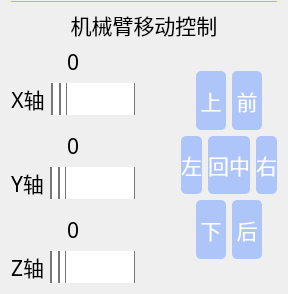
           <widget class="QWidget" name="ctl_widget" native="true">
            <layout class="QVBoxLayout" name="verticalLayout_10" stretch="0,0,0">
             <property name="topMargin">
              <number>0</number>
             </property>
             <item>
              <widget class="Line" name="line">
               <property name="sizePolicy">
                <sizepolicy hsizetype="Preferred" vsizetype="Fixed">
                 <horstretch>0</horstretch>
                 <verstretch>3</verstretch>
                </sizepolicy>
               </property>
               <property name="styleSheet">
                <string notr="true">color: rgb(170, 170, 255);</string>
               </property>
               <property name="frameShadow">
                <enum>QFrame::Plain</enum>
               </property>
               <property name="lineWidth">
                <number>1</number>
               </property>
               <property name="orientation">
                <enum>Qt::Horizontal</enum>
               </property>
              </widget>
             </item>
             <item>
              <widget class="QLabel" name="move_label_name">
               <property name="sizePolicy">
                <sizepolicy hsizetype="Preferred" vsizetype="Preferred">
                 <horstretch>0</horstretch>
                 <verstretch>0</verstretch>
                </sizepolicy>
               </property>
               <property name="font">
                <font>
                 <family>黑体</family>
                 <pointsize>16</pointsize>
                </font>
               </property>
               <property name="text">
                <string>机械臂移动控制</string>
               </property>
               <property name="alignment">
                <set>Qt::AlignCenter</set>
               </property>
              </widget>
             </item>
             <item>
              <layout class="QHBoxLayout" name="horizontalLayout_14" stretch="6,0,4">
               <item>
                <layout class="QVBoxLayout" name="move_layout_1" stretch="0,0,0,0,0">
                 <item>
                  <layout class="QVBoxLayout" name="move_x_layout" stretch="0,6">
                   <item>
                    <widget class="QLabel" name="move_x_val">
                     <property name="sizePolicy">
                      <sizepolicy hsizetype="Preferred" vsizetype="Preferred">
                       <horstretch>0</horstretch>
                       <verstretch>0</verstretch>
                      </sizepolicy>
                     </property>
                     <property name="font">
                      <font>
                       <family>黑体</family>
                       <pointsize>16</pointsize>
                      </font>
                     </property>
                     <property name="text">
                      <string>0</string>
                     </property>
                     <property name="alignment">
                      <set>Qt::AlignCenter</set>
                     </property>
                    </widget>
                   </item>
                   <item>
                    <layout class="QHBoxLayout" name="horizontalLayout_37" stretch="0,6">
                     <item>
                      <widget class="QLabel" name="move_x">
                       <property name="sizePolicy">
                        <sizepolicy hsizetype="Preferred" vsizetype="Preferred">
                         <horstretch>0</horstretch>
                         <verstretch>0</verstretch>
                        </sizepolicy>
                       </property>
                       <property name="font">
                        <font>
                         <family>黑体</family>
                         <pointsize>16</pointsize>
                        </font>
                       </property>
                       <property name="text">
                        <string>X轴</string>
                       </property>
                       <property name="alignment">
                        <set>Qt::AlignCenter</set>
                       </property>
                      </widget>
                     </item>
                     <item>
                      <widget class="QSlider" name="move_x_slider">
                       <property name="sizePolicy">
                        <sizepolicy hsizetype="Preferred" vsizetype="Preferred">
                         <horstretch>0</horstretch>
                         <verstretch>0</verstretch>
                        </sizepolicy>
                       </property>
                       <property name="styleSheet">
                        <string notr="true">QSlider::groove:horizontal {
border: 1px solid #bbb;
background: white;
height: 45px;
border-radius: 4px;
}
QSlider::sub-page:horizontal {
background: qlineargradient(x1: 0, y1: 0, x2: 0, y2: 1,
stop: 0 #66e, stop: 1 #bbf);
background: qlineargradient(x1: 0, y1: 0.2, x2: 1, y2: 1,
stop: 0 #bbf, stop: 1 #55f);
border: 1px solid #777;
height: 20px;
border-radius: 4px;
}
QSlider::add-page:horizontal {
background: #fff;
border: 1px solid #777;
height: 20px;
border-radius: 4px;
}
QSlider::handle:horizontal {
background: qlineargradient(x1:0, y1:0, x2:1, y2:1,
stop:0 #eee, stop:1 #ccc);
border: 1px solid #777;
width: 13px;
margin-top: -2px;
margin-bottom: -2px;
border-radius: 4px;
}
QSlider::handle:horizontal:hover {
background: qlineargradient(x1:0, y1:0, x2:1, y2:1,
stop:0 #fff, stop:1 #ddd);
border: 1px solid #444;
border-radius: 4px;
}
QSlider::sub-page:horizontal:disabled {
background: #bbb;
border-color: #999;
}
QSlider::add-page:horizontal:disabled {
background: #eee;
border-color: #999;
}
QSlider::handle:horizontal:disabled {
background: #eee;
border: 1px solid #aaa;
border-radius: 4px;
}</string>
                       </property>
                       <property name="maximum">
                        <number>1000</number>
                       </property>
                       <property name="pageStep">
                        <number>1</number>
                       </property>
                       <property name="orientation">
                        <enum>Qt::Horizontal</enum>
                       </property>
                      </widget>
                     </item>
                    </layout>
                   </item>
                  </layout>
                 </item>
                 <item>
                  <spacer name="move_spacer_1">
                   <property name="orientation">
                    <enum>Qt::Vertical</enum>
                   </property>
                   <property name="sizeHint" stdset="0">
                    <size>
                     <width>20</width>
                     <height>10</height>
                    </size>
                   </property>
                  </spacer>
                 </item>
                 <item>
                  <layout class="QVBoxLayout" name="move_y_layout" stretch="0,3">
                   <item>
                    <widget class="QLabel" name="move_y_val">
                     <property name="sizePolicy">
                      <sizepolicy hsizetype="Preferred" vsizetype="Preferred">
                       <horstretch>0</horstretch>
                       <verstretch>0</verstretch>
                      </sizepolicy>
                     </property>
                     <property name="font">
                      <font>
                       <family>黑体</family>
                       <pointsize>16</pointsize>
                      </font>
                     </property>
                     <property name="text">
                      <string>0</string>
                     </property>
                     <property name="alignment">
                      <set>Qt::AlignCenter</set>
                     </property>
                    </widget>
                   </item>
                   <item>
                    <layout class="QHBoxLayout" name="horizontalLayout_39" stretch="0,6">
                     <item>
                      <widget class="QLabel" name="move_y">
                       <property name="sizePolicy">
                        <sizepolicy hsizetype="Preferred" vsizetype="Preferred">
                         <horstretch>0</horstretch>
                         <verstretch>0</verstretch>
                        </sizepolicy>
                       </property>
                       <property name="font">
                        <font>
                         <family>黑体</family>
                         <pointsize>16</pointsize>
                        </font>
                       </property>
                       <property name="text">
                        <string>Y轴</string>
                       </property>
                       <property name="alignment">
                        <set>Qt::AlignCenter</set>
                       </property>
                      </widget>
                     </item>
                     <item>
                      <widget class="QSlider" name="move_y_slider">
                       <property name="sizePolicy">
                        <sizepolicy hsizetype="Preferred" vsizetype="Preferred">
                         <horstretch>0</horstretch>
                         <verstretch>0</verstretch>
                        </sizepolicy>
                       </property>
                       <property name="styleSheet">
                        <string notr="true">QSlider::groove:horizontal {
border: 1px solid #bbb;
background: white;
height: 45px;
border-radius: 4px;
}
QSlider::sub-page:horizontal {
background: qlineargradient(x1: 0, y1: 0, x2: 0, y2: 1,
stop: 0 #66e, stop: 1 #bbf);
background: qlineargradient(x1: 0, y1: 0.2, x2: 1, y2: 1,
stop: 0 #bbf, stop: 1 #55f);
border: 1px solid #777;
height: 20px;
border-radius: 4px;
}
QSlider::add-page:horizontal {
background: #fff;
border: 1px solid #777;
height: 20px;
border-radius: 4px;
}
QSlider::handle:horizontal {
background: qlineargradient(x1:0, y1:0, x2:1, y2:1,
stop:0 #eee, stop:1 #ccc);
border: 1px solid #777;
width: 13px;
margin-top: -2px;
margin-bottom: -2px;
border-radius: 4px;
}
QSlider::handle:horizontal:hover {
background: qlineargradient(x1:0, y1:0, x2:1, y2:1,
stop:0 #fff, stop:1 #ddd);
border: 1px solid #444;
border-radius: 4px;
}
QSlider::sub-page:horizontal:disabled {
background: #bbb;
border-color: #999;
}
QSlider::add-page:horizontal:disabled {
background: #eee;
border-color: #999;
}
QSlider::handle:horizontal:disabled {
background: #eee;
border: 1px solid #aaa;
border-radius: 4px;
}</string>
                       </property>
                       <property name="maximum">
                        <number>1000</number>
                       </property>
                       <property name="pageStep">
                        <number>1</number>
                       </property>
                       <property name="orientation">
                        <enum>Qt::Horizontal</enum>
                       </property>
                      </widget>
                     </item>
                    </layout>
                   </item>
                  </layout>
                 </item>
                 <item>
                  <spacer name="move_spacer_2">
                   <property name="orientation">
                    <enum>Qt::Vertical</enum>
                   </property>
                   <property name="sizeHint" stdset="0">
                    <size>
                     <width>20</width>
                     <height>10</height>
                    </size>
                   </property>
                  </spacer>
                 </item>
                 <item>
                  <layout class="QVBoxLayout" name="move_z_layout" stretch="0,3">
                   <item>
                    <widget class="QLabel" name="move_z_val">
                     <property name="sizePolicy">
                      <sizepolicy hsizetype="Preferred" vsizetype="Preferred">
                       <horstretch>0</horstretch>
                       <verstretch>0</verstretch>
                      </sizepolicy>
                     </property>
                     <property name="font">
                      <font>
                       <family>黑体</family>
                       <pointsize>16</pointsize>
                      </font>
                     </property>
                     <property name="text">
                      <string>0</string>
                     </property>
                     <property name="alignment">
                      <set>Qt::AlignCenter</set>
                     </property>
                    </widget>
                   </item>
                   <item>
                    <layout class="QHBoxLayout" name="horizontalLayout_40" stretch="0,6">
                     <item>
                      <widget class="QLabel" name="move_z">
                       <property name="sizePolicy">
                        <sizepolicy hsizetype="Preferred" vsizetype="Preferred">
                         <horstretch>0</horstretch>
                         <verstretch>0</verstretch>
                        </sizepolicy>
                       </property>
                       <property name="font">
                        <font>
                         <family>黑体</family>
                         <pointsize>16</pointsize>
                        </font>
                       </property>
                       <property name="text">
                        <string>Z轴</string>
                       </property>
                       <property name="alignment">
                        <set>Qt::AlignCenter</set>
                       </property>
                      </widget>
                     </item>
                     <item>
                      <widget class="QSlider" name="move_z_slider">
                       <property name="sizePolicy">
                        <sizepolicy hsizetype="Preferred" vsizetype="Preferred">
                         <horstretch>0</horstretch>
                         <verstretch>0</verstretch>
                        </sizepolicy>
                       </property>
                       <property name="styleSheet">
                        <string notr="true">QSlider::groove:horizontal {
border: 1px solid #bbb;
background: white;
height: 45px;
border-radius: 4px;
}
QSlider::sub-page:horizontal {
background: qlineargradient(x1: 0, y1: 0, x2: 0, y2: 1,
stop: 0 #66e, stop: 1 #bbf);
background: qlineargradient(x1: 0, y1: 0.2, x2: 1, y2: 1,
stop: 0 #bbf, stop: 1 #55f);
border: 1px solid #777;
height: 20px;
border-radius: 4px;
}
QSlider::add-page:horizontal {
background: #fff;
border: 1px solid #777;
height: 20px;
border-radius: 4px;
}
QSlider::handle:horizontal {
background: qlineargradient(x1:0, y1:0, x2:1, y2:1,
stop:0 #eee, stop:1 #ccc);
border: 1px solid #777;
width: 13px;
margin-top: -2px;
margin-bottom: -2px;
border-radius: 4px;
}
QSlider::handle:horizontal:hover {
background: qlineargradient(x1:0, y1:0, x2:1, y2:1,
stop:0 #fff, stop:1 #ddd);
border: 1px solid #444;
border-radius: 4px;
}
QSlider::sub-page:horizontal:disabled {
background: #bbb;
border-color: #999;
}
QSlider::add-page:horizontal:disabled {
background: #eee;
border-color: #999;
}
QSlider::handle:horizontal:disabled {
background: #eee;
border: 1px solid #aaa;
border-radius: 4px;
}</string>
                       </property>
                       <property name="maximum">
                        <number>1000</number>
                       </property>
                       <property name="pageStep">
                        <number>1</number>
                       </property>
                       <property name="orientation">
                        <enum>Qt::Horizontal</enum>
                       </property>
                      </widget>
                     </item>
                    </layout>
                   </item>
                  </layout>
                 </item>
                </layout>
               </item>
               <item>
                <spacer name="horizontalSpacer_5">
                 <property name="orientation">
                  <enum>Qt::Horizontal</enum>
                 </property>
                 <property name="sizeHint" stdset="0">
                  <size>
                   <width>40</width>
                   <height>20</height>
                  </size>
                 </property>
                </spacer>
               </item>
               <item>
                <layout class="QVBoxLayout" name="verticalLayout_9" stretch="2,5,5,5,2">
                 <item>
                  <spacer name="verticalSpacer_9">
                   <property name="orientation">
                    <enum>Qt::Vertical</enum>
                   </property>
                   <property name="sizeHint" stdset="0">
                    <size>
                     <width>20</width>
                     <height>10</height>
                    </size>
                   </property>
                  </spacer>
                 </item>
                 <item>
                  <layout class="QHBoxLayout" name="horizontalLayout_11" stretch="1,2,2,1">
                   <item>
                    <spacer name="horizontalSpacer">
                     <property name="orientation">
                      <enum>Qt::Horizontal</enum>
                     </property>
                     <property name="sizeHint" stdset="0">
                      <size>
                       <width>13</width>
                       <height>20</height>
                      </size>
                     </property>
                    </spacer>
                   </item>
                   <item>
                    <widget class="QPushButton" name="move_up_button">
                     <property name="sizePolicy">
                      <sizepolicy hsizetype="Preferred" vsizetype="Preferred">
                       <horstretch>0</horstretch>
                       <verstretch>0</verstretch>
                      </sizepolicy>
                     </property>
                     <property name="font">
                      <font>
                       <family>黑体</family>
                       <pointsize>16</pointsize>
                      </font>
                     </property>
                     <property name="styleSheet">
                      <string notr="true">QPushButton{background-color: rgb(174, 197, 250);}
QPushButton:hover{background-color:  rgb(168, 188, 238);}
QPushButton{color: rgb(255, 255, 255);}
QPushButton{border-radius:5px;}</string>
                     </property>
                     <property name="text">
                      <string>上</string>
                     </property>
                    </widget>
                   </item>
                   <item>
                    <widget class="QPushButton" name="move_top_button">
                     <property name="sizePolicy">
                      <sizepolicy hsizetype="Preferred" vsizetype="Preferred">
                       <horstretch>0</horstretch>
                       <verstretch>0</verstretch>
                      </sizepolicy>
                     </property>
                     <property name="font">
                      <font>
                       <family>黑体</family>
                       <pointsize>16</pointsize>
                      </font>
                     </property>
                     <property name="styleSheet">
                      <string notr="true">QPushButton{background-color: rgb(174, 197, 250);}
QPushButton:hover{background-color:  rgb(168, 188, 238);}
QPushButton{color: rgb(255, 255, 255);}
QPushButton{border-radius:5px;}</string>
                     </property>
                     <property name="text">
                      <string>前</string>
                     </property>
                    </widget>
                   </item>
                   <item>
                    <spacer name="horizontalSpacer_2">
                     <property name="orientation">
                      <enum>Qt::Horizontal</enum>
                     </property>
                     <property name="sizeHint" stdset="0">
                      <size>
                       <width>13</width>
                       <height>20</height>
                      </size>
                     </property>
                    </spacer>
                   </item>
                  </layout>
                 </item>
                 <item>
                  <layout class="QHBoxLayout" name="horizontalLayout_12">
                   <item>
                    <widget class="QPushButton" name="move_left_button">
                     <property name="sizePolicy">
                      <sizepolicy hsizetype="Preferred" vsizetype="Preferred">
                       <horstretch>0</horstretch>
                       <verstretch>0</verstretch>
                      </sizepolicy>
                     </property>
                     <property name="font">
                      <font>
                       <family>黑体</family>
                       <pointsize>16</pointsize>
                      </font>
                     </property>
                     <property name="styleSheet">
                      <string notr="true">QPushButton{background-color: rgb(174, 197, 250);}
QPushButton:hover{background-color:  rgb(168, 188, 238);}
QPushButton{color: rgb(255, 255, 255);}
QPushButton{border-radius:5px;}</string>
                     </property>
                     <property name="text">
                      <string>左</string>
                     </property>
                    </widget>
                   </item>
                   <item>
                    <widget class="QPushButton" name="move_centre_button">
                     <property name="sizePolicy">
                      <sizepolicy hsizetype="Preferred" vsizetype="Preferred">
                       <horstretch>0</horstretch>
                       <verstretch>0</verstretch>
                      </sizepolicy>
                     </property>
                     <property name="font">
                      <font>
                       <family>黑体</family>
                       <pointsize>16</pointsize>
                      </font>
                     </property>
                     <property name="styleSheet">
                      <string notr="true">QPushButton{background-color: rgb(174, 197, 250);}
QPushButton:hover{background-color:  rgb(168, 188, 238);}
QPushButton{color: rgb(255, 255, 255);}
QPushButton{border-radius:5px;}</string>
                     </property>
                     <property name="text">
                      <string>回中</string>
                     </property>
                    </widget>
                   </item>
                   <item>
                    <widget class="QPushButton" name="move_right_button">
                     <property name="sizePolicy">
                      <sizepolicy hsizetype="Preferred" vsizetype="Preferred">
                       <horstretch>0</horstretch>
                       <verstretch>0</verstretch>
                      </sizepolicy>
                     </property>
                     <property name="font">
                      <font>
                       <family>黑体</family>
                       <pointsize>16</pointsize>
                      </font>
                     </property>
                     <property name="styleSheet">
                      <string notr="true">QPushButton{background-color: rgb(174, 197, 250);}
QPushButton:hover{background-color:  rgb(168, 188, 238);}
QPushButton{color: rgb(255, 255, 255);}
QPushButton{border-radius:5px;}</string>
                     </property>
                     <property name="text">
                      <string>右</string>
                     </property>
                    </widget>
                   </item>
                  </layout>
                 </item>
                 <item>
                  <layout class="QHBoxLayout" name="horizontalLayout_13" stretch="1,2,2,1">
                   <item>
                    <spacer name="horizontalSpacer_3">
                     <property name="orientation">
                      <enum>Qt::Horizontal</enum>
                     </property>
                     <property name="sizeHint" stdset="0">
                      <size>
                       <width>13</width>
                       <height>20</height>
                      </size>
                     </property>
                    </spacer>
                   </item>
                   <item>
                    <widget class="QPushButton" name="move_down_button">
                     <property name="sizePolicy">
                      <sizepolicy hsizetype="Preferred" vsizetype="Preferred">
                       <horstretch>0</horstretch>
                       <verstretch>0</verstretch>
                      </sizepolicy>
                     </property>
                     <property name="font">
                      <font>
                       <family>黑体</family>
                       <pointsize>16</pointsize>
                      </font>
                     </property>
                     <property name="styleSheet">
                      <string notr="true">QPushButton{background-color: rgb(174, 197, 250);}
QPushButton:hover{background-color:  rgb(168, 188, 238);}
QPushButton{color: rgb(255, 255, 255);}
QPushButton{border-radius:5px;}</string>
                     </property>
                     <property name="text">
                      <string>下</string>
                     </property>
                    </widget>
                   </item>
                   <item>
                    <widget class="QPushButton" name="move_back_button">
                     <property name="sizePolicy">
                      <sizepolicy hsizetype="Preferred" vsizetype="Preferred">
                       <horstretch>0</horstretch>
                       <verstretch>0</verstretch>
                      </sizepolicy>
                     </property>
                     <property name="font">
                      <font>
                       <family>黑体</family>
                       <pointsize>16</pointsize>
                      </font>
                     </property>
                     <property name="styleSheet">
                      <string notr="true">QPushButton{background-color: rgb(174, 197, 250);}
QPushButton:hover{background-color:  rgb(168, 188, 238);}
QPushButton{color: rgb(255, 255, 255);}
QPushButton{border-radius:5px;}</string>
                     </property>
                     <property name="text">
                      <string>后</string>
                     </property>
                    </widget>
                   </item>
                   <item>
                    <spacer name="horizontalSpacer_4">
                     <property name="orientation">
                      <enum>Qt::Horizontal</enum>
                     </property>
                     <property name="sizeHint" stdset="0">
                      <size>
                       <width>13</width>
                       <height>20</height>
                      </size>
                     </property>
                    </spacer>
                   </item>
                  </layout>
                 </item>
                 <item>
                  <spacer name="verticalSpacer_10">
                   <property name="orientation">
                    <enum>Qt::Vertical</enum>
                   </property>
                   <property name="sizeHint" stdset="0">
                    <size>
                     <width>20</width>
                     <height>40</height>
                    </size>
                   </property>
                  </spacer>
                 </item>
                </layout>
               </item>
              </layout>
             </item>
            </layout>
           </widget>
